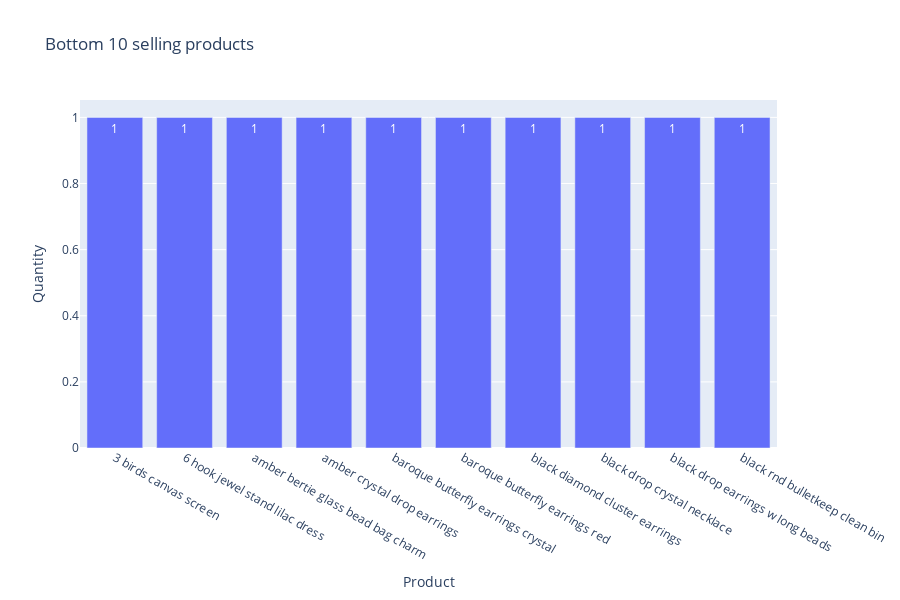

This figure's notebook cell:
### Code cell
create_bar_plot(bottom_10_selling_prods,
                'Description',
                'TOTAL_QUANTITY',
                'TOTAL_QUANTITY',
                'Bottom 10 selling products',
                "Product",
                "Quantity")

### Figure 1 — Plotly figure (JSON) as saved in the notebook; plotly's stock layout.template omitted (floating-point values rounded to 4 significant figures)
{"data": [{"alignmentgroup": "True", "hovertemplate": "Description=%{x}<br>TOTAL_QUANTITY=%{text}<extra></extra>", "legendgroup": "", "marker": {"color": "#636efa", "pattern": {"shape": ""}}, "name": "", "offsetgroup": "", "orientation": "v", "showlegend": false, "text": [1, 1, 1, 1, 1, 1, 1, 1, 1, 1], "textposition": "auto", "type": "bar", "x": ["3 birds canvas screen", "6 hook jewel stand lilac dress", "amber bertie glass bead bag charm", "amber crystal drop earrings", "baroque butterfly earrings crystal", "baroque butterfly earrings red", "black diamond cluster earrings", "black drop crystal necklace", "black drop earrings w long beads", "black rnd bulletkeep clean bin"], "xaxis": "x", "y": [1, 1, 1, 1, 1, 1, 1, 1, 1, 1], "yaxis": "y"}], "layout": {"barmode": "relative", "height": 600, "legend": {"tracegroupgap": 0}, "title": {"text": "Bottom 10 selling products"}, "xaxis": {"anchor": "y", "domain": [0, 1], "title": {"text": "Product"}}, "yaxis": {"anchor": "x", "domain": [0, 1], "title": {"text": "Quantity"}}}}
